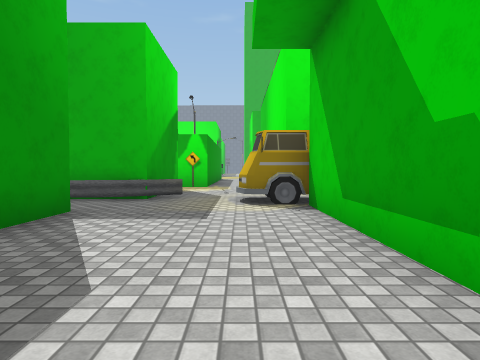
view 1 (above)

24 first-person views from a walk through a scene from a Unity 3-D project. The camera is 1.2 m above the floor, tilts 2° down and sees 75° across. The floor is counted in squares, 2 m on a side. Each view is taken from the middle of a square. On the plan, view 1 faces up. The plan holds only what a view shows up to about 9 squares ahead; the rest is blank. The place goes on beyond the plan. The player character is not drawn. Some animated figures are left out. Some surface patterns are stand-ins.

view 2
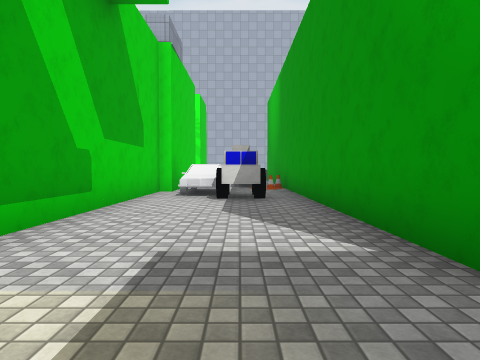

view 3
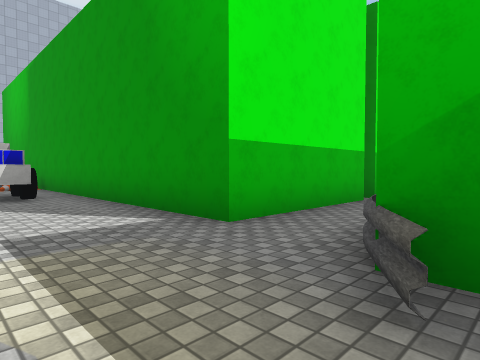

view 4
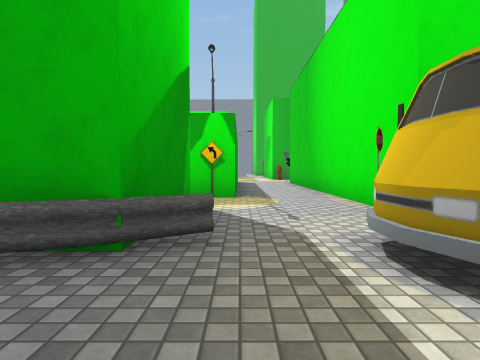

view 5
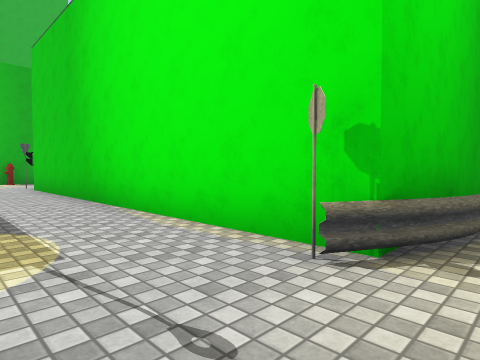

view 6
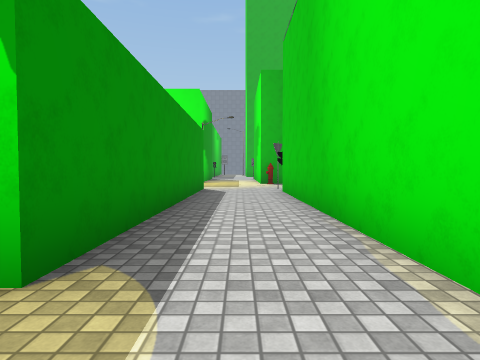

view 7
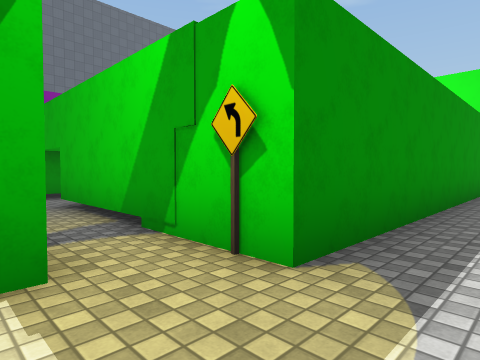

view 8
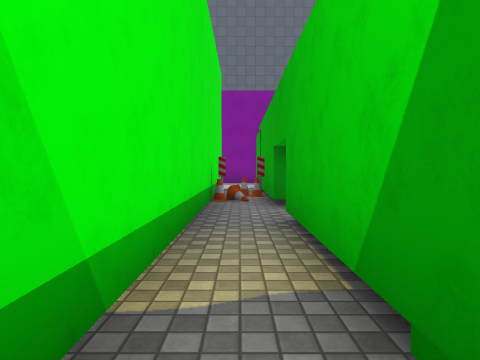

view 9
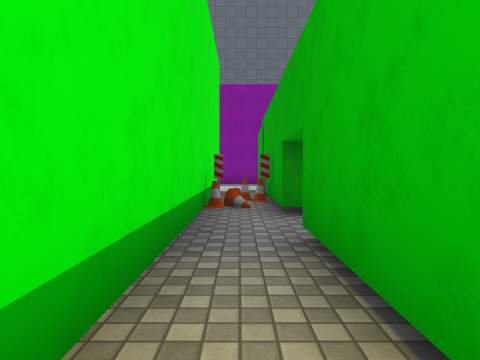

view 10
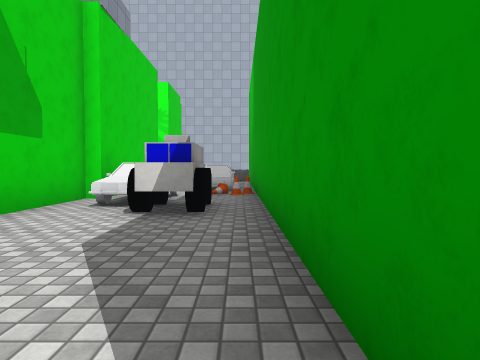

view 11
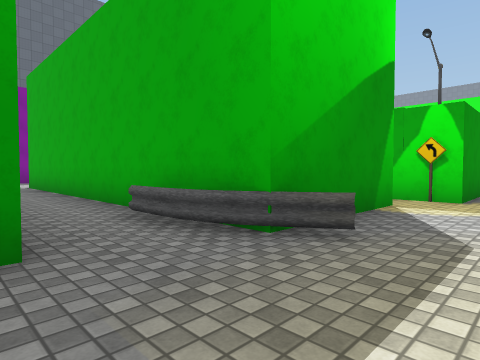

view 12
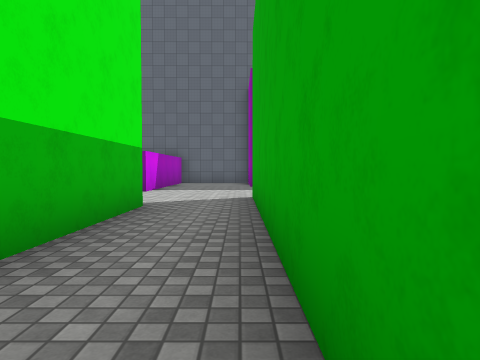

view 13
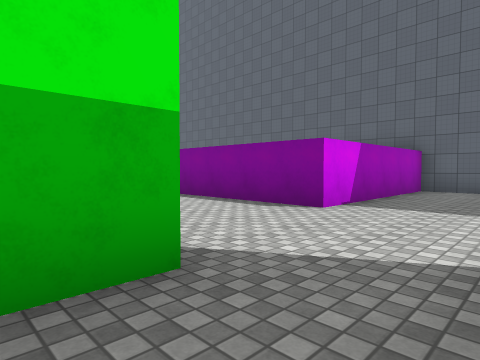

view 14
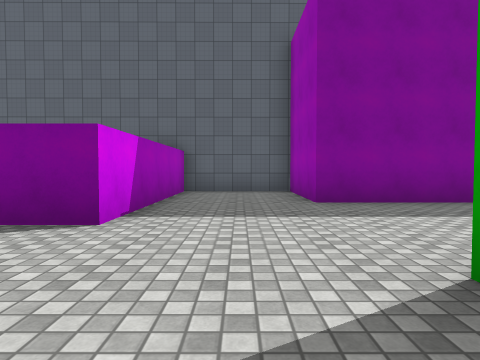

view 15
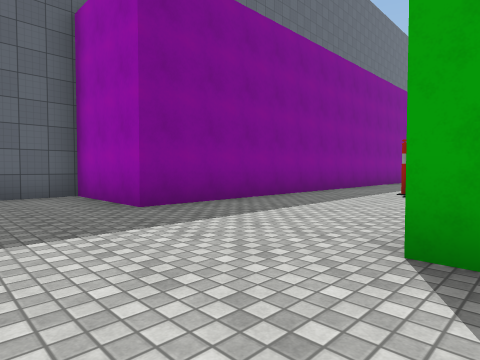

view 16
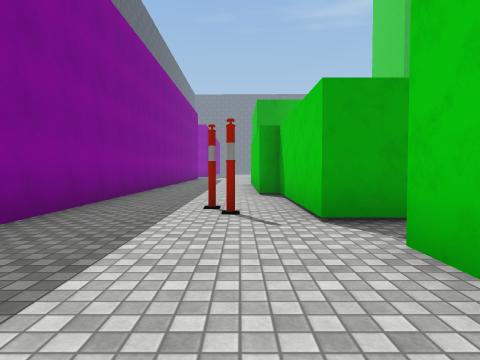

view 17
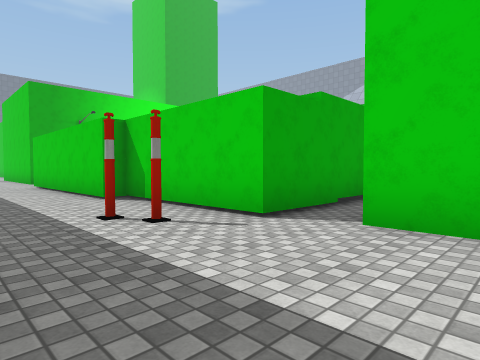

view 18
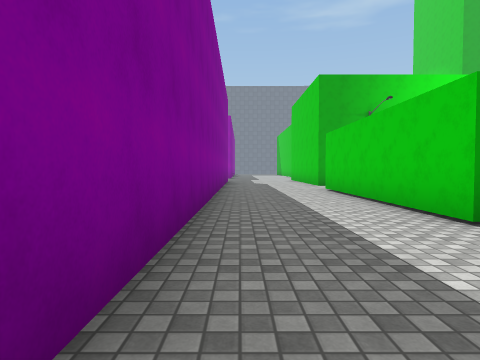

view 19
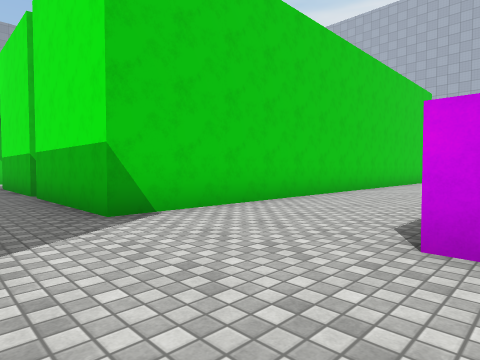

view 20
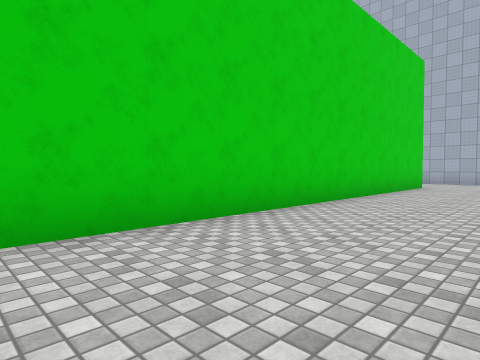

view 21
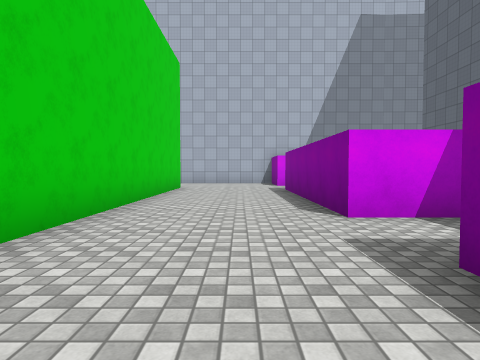

view 22
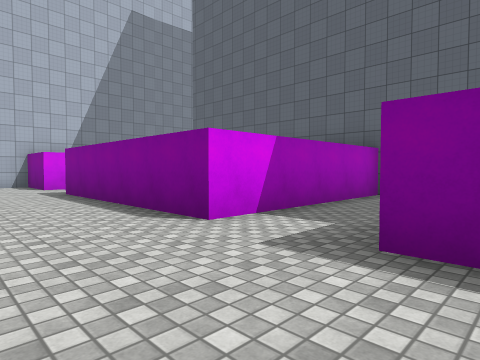

view 23
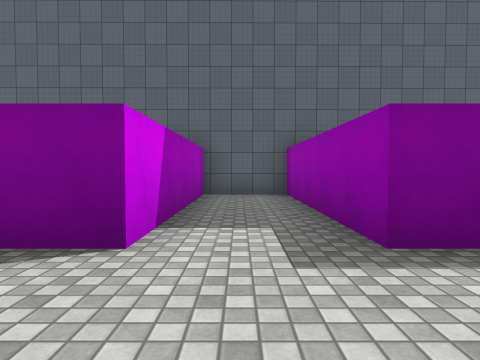

view 24
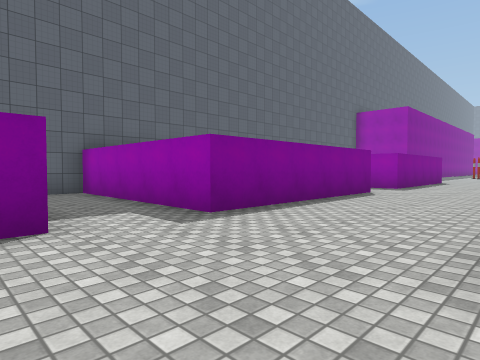

### Floor plan
Points are (right, up) in squares from view 1. A wall is a line through its corners. A room is listed if a view was taken in it or the views show most of it. See-through windows are left out.
Room 1 (views 1, 2, 4, 10, 11, 24)
walls: (0.8, -5) (0.8, -2.4); (1.2, -2.4) (1.2, 5.2); (-4.6, 4.4) (-2.4, 4.4) (-2.4, -3.5); (-1.9, 6.3) (-4.6, 6.3)
low walls: (-1.9, 6.2) (-2.5, 5.9) (-4, 5.8); (-1.1, 6.7) (-2.3, 5.9)
ways out: opening at (-0.5, 6) to room 2; opening at (-10.5, -11.5) to room 3; opening at (-4, 5) to room 3
objects: car (-2, -5) to (-1, -4); car (-1, -1) to (-1, 0); car (0, -3) to (0, -1); bus (0, 6)
Room 2 (views 3, 5, 6, 7, 8, 9)
walls: (-1.9, 9.5) (-1.9, 6.2); (1.2, 8.4) (1.2, 17.4); (-7, 11) (-7, 10.5) (-8.7, 10.5); (-8.6, 9.4) (-2.6, 9.4); (-1.1, 18) (-1.1, 10.5) (-5.8, 10.5)
ways out: opening at (-0.5, 6) to room 1; opening at (-6.5, 11); opening at (0, 17); opening at (1, 7)
objects: sign (0, 8); other object (1, 8)
Room 3 (views 12, 13, 14, 15, 16, 17, 18, 19, 20, 21, 22, 23)
walls: (-11.7, 8.4) (-11.7, 9.5); (-10.8, 9.4) (-8.6, 9.4); (-6, 4.4) (-4.6, 4.4); (-9, 10.5) (-12.1, 10.5) (-12.1, 14.3); (-4.6, 6.3) (-11.8, 6.3); (-12.5, 14.3) (-12.5, 20); (-10.1, -9) (-10.1, 4.4) (-6.5, 4.4); (-13.3, -11.1) (-13.3, -11.6); (-15.6, 20) (-15.6, 6.3) (-18.4, 6.3) (-18.4, 3.5) (-13.3, 3.5) (-13.3, -1.9) (-18.4, -1.9) (-18.4, -3.9) (-13.3, -3.9) (-13.3, -9.2) (-18.3, -9.2) (-18.3, -10.1)
ways out: opening at (-10.5, -11.5) to room 1; opening at (-4, 5) to room 1

Where each view was taken, in squares from view 1:
view 1: 0 up, 0 right, facing up
view 2: 6 up, 1 left, facing down
view 3: 7 up, 0 right, facing down-left
view 4: 4 up, 1 left, facing up
view 5: 7 up, 1 left, facing up-right
view 6: 9 up, 0 right, facing up
view 7: 9 up, 0 right, facing up-left
view 8: 10 up, 2 left, facing left
view 9: 10 up, 3 left, facing left
view 10: 4 up, 2 left, facing down
view 11: 4 up, 0 right, facing up-left
view 12: 6 up, 5 left, facing left
view 13: 6 up, 9 left, facing down-left
view 14: 5 up, 10 left, facing left
view 15: 4 up, 11 left, facing up-left
view 16: 7 up, 13 left, facing up
view 17: 8 up, 15 left, facing up-right
view 18: 11 up, 15 left, facing up
view 19: 6 up, 14 left, facing down-right
view 20: 1 up, 13 left, facing down-right
view 21: 0 up, 12 left, facing down
view 22: 1 down, 11 left, facing down-left
view 23: 3 down, 11 left, facing left
view 24: 12 down, 10 left, facing up-left
